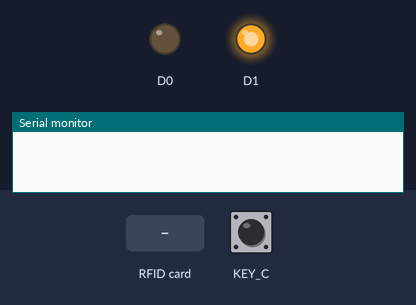
The sketch below on a simulated Seeed Wio Terminal. On the bench: output pins drawn as LEDs (lit = HIGH), the last lines printed to the serial monitor. Dashed ring = blinking. The inputs (shaded band) are chosen by the test bench; at power-on: KEY_C HIGH.

Above: at 1.2 s.
1.3 s: KEY_C pulled LOW for 0.15 s
At 1.4 s:
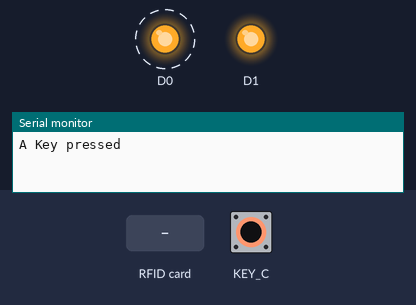
4.4 s: RFID card A6 B9 1A 3F held to the reader
At 5.2 s:
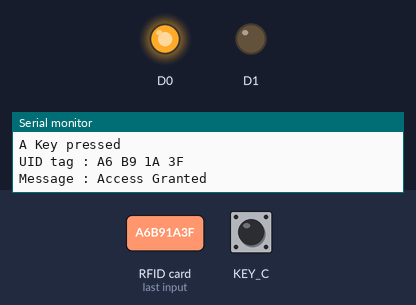
7.4 s: RFID card A7 B7 5D 7B held to the reader
9.5 s: KEY_C pulled LOW for 3.2 s
At 14.8 s:
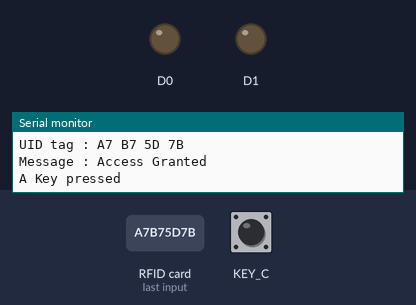
15.1 s: KEY_C pulled LOW for 1 s
At 15.22 s:
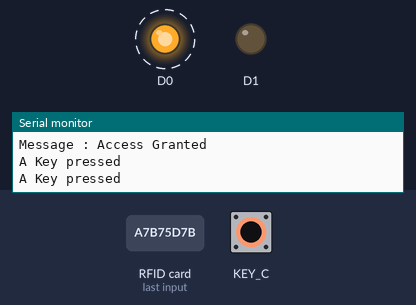
19.1 s: RFID card D7 2B 71 7B held to the reader
At 20.8 s:
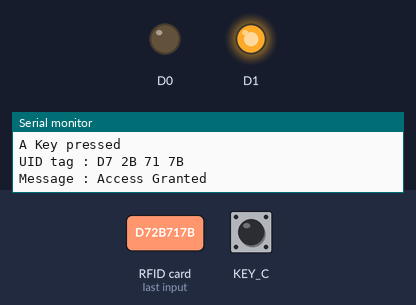
Timing chart, 0 to 23.6 s (numbered marks = the images above; inputs shaded):
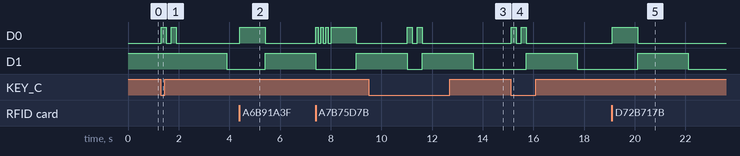

The sketch:

RFID_Lock_Wio_Terminal.ino
```cpp
// (licence header left out)
#include "MFRC522_I2C.h"

MFRC522 mfrc522(0x28);  // Create MFRC522 instance.  创建MFRC522实例

MFRC522::MIFARE_Key key;


void setup()
{
    pinMode(D1, OUTPUT);
    pinMode(D0, OUTPUT);
    digitalWrite(D1, HIGH);

    pinMode(WIO_KEY_A, INPUT_PULLUP);
    pinMode(WIO_KEY_B, INPUT_PULLUP);
    pinMode(WIO_KEY_C, INPUT_PULLUP);

    Wire.begin();  // Wire init, adding the I2C bus.  Wire初始化, 加入i2c总线
    Serial.begin(115200);
    mfrc522.PCD_Init();  // Init MFRC522.  初始化 MFRC522
}

void loop()
{


//    if (!mfrc522.PICC_IsNewCardPresent() ||
//        !mfrc522.PICC_ReadCardSerial()) {  //如果没有读取到新的卡片
//        delay(200);
//        return;
//    }
//
//    for (byte i = 0; i < mfrc522.uid.size;
//         i++)
//    {  // Output the stored UID data.  将存储的UID数据输出
//        Serial.print(mfrc522.uid.uidByte[i] < 0x10 ? " 0" : " ");
//        Serial.print(mfrc522.uid.uidByte[i], HEX);
//    }
//    Serial.println("");


  if (digitalRead(WIO_KEY_C) == LOW)
  {
  Serial.println("A Key pressed");
  digitalWrite(D0, HIGH);
  delay(200);
  digitalWrite(D0, LOW);
  delay(200);
  digitalWrite(D0, HIGH);
  delay(200);
  digitalWrite(D0, LOW);
  digitalWrite(D1, HIGH);
  delay(2000);
  digitalWrite(D1, LOW);
  }
  else
  {

  }

  if ( ! mfrc522.PICC_IsNewCardPresent())
  {
    return;
  }
  // Select one of the cards
  if ( ! mfrc522.PICC_ReadCardSerial())
  {
    return;
  }
  //Show UID on serial monitor
  Serial.print("UID tag :");
  String content= "";
  byte letter;
  for (byte i = 0; i < mfrc522.uid.size; i++)
  {
     Serial.print(mfrc522.uid.uidByte[i] < 0x10 ? " 0" : " ");
     Serial.print(mfrc522.uid.uidByte[i], HEX);
     content.concat(String(mfrc522.uid.uidByte[i] < 0x10 ? " 0" : " "));
     content.concat(String(mfrc522.uid.uidByte[i], HEX));
  }
  Serial.println();
  Serial.print("Message : ");
  content.toUpperCase();

  if (content.substring(1) == "A6 B9 1A 3F") //Gulshan IITD ID
  {
    Serial.println("Access Granted");
    Serial.println();
    openAccess();
  }

  if (content.substring(1) == "A7 B7 5D 7B") //Gulshan Keychain
  {
    Serial.println("Access Granted");
    Serial.println();
    openAccess();
  }

  else if (content.substring(1) == "D7 2B 71 7B") //Harshit Keychain
  {
    Serial.println("Access Granted");
    Serial.println();
    openAccess();
  }

  else if (content.substring(1) == "D7 5F 52 7B") //Master Access QL
  {
    Serial.println("Access Granted");
    Serial.println();
    openAccess();
  }

  else if (content.substring(1) == "04 85 3B 7A 68 19 90") //Saran Sticker
  {
    Serial.println("Access Granted");
    Serial.println();
    openAccess();
  }

  else if (content.substring(1) == "04 85 36 7A 68 19 90") //Bavath Sticker
  {
    Serial.println("Access Granted");
    Serial.println();
    openAccess();
  }

  else if (content.substring(1) == "04 85 46 7A 68 19 90") //Prasannaa Sticker
  {
    Serial.println("Access Granted");
    Serial.println();
    openAccess();
  }

  else if (content.substring(1) == "29 E5 12 E5")
  {
    Serial.println("Access Granted");
    Serial.println();
    openAccess();
  }

  else if (content.substring(1) == "47 7C 72 7A")
  {
    Serial.println("Access Granted");
    Serial.println();
    openAccess();
  }

  else if (content.substring(1) == "F9 10 1C B4")
  {
    Serial.println("Access Granted");
    Serial.println();
    openAccess();
  }

  else if (content.substring(1) == "09 B2 D8 B3")
  {
    Serial.println("Access Granted");
    Serial.println();
    openAccess();
  }

  else if (content.substring(1) == "79 A8 E1 B3")
  {
    Serial.println("Access Granted");
    Serial.println();
    openAccess();
  }

  else if (content.substring(1) == "A9 FC 10 B4")
  {
    Serial.println("Access Granted");
    Serial.println();
    openAccess();
  }

  else if (content.substring(1) == "C9 9B F1 B3")
  {
    Serial.println("Access Granted");
    Serial.println();
    openAccess();
  }

  else if (content.substring(1) == "04 85 85 7A 68 19 90")
  {
    Serial.println("Access Granted");
    Serial.println();
    openAccess();
  }

  else if (content.substring(1) == "04 85 82 7A 68 19 90")
  {
    Serial.println("Access Granted");
    Serial.println();
    openAccess();
  }

  else
  {
  digitalWrite(D0, HIGH);
  delay(100);
  digitalWrite(D0, LOW);
  delay(100);
  digitalWrite(D0, HIGH);
  delay(100);
  digitalWrite(D0, LOW);
  delay(100);
  digitalWrite(D0, HIGH);
  delay(100);
  digitalWrite(D0, LOW);
  delay(100);
  }

}

void openAccess()
{
  digitalWrite(D0, HIGH);
  delay(1000);
  digitalWrite(D0, LOW);

  digitalWrite(D1, HIGH);
  delay(2000);
  digitalWrite(D1, LOW);
}
```

Measured:
- after the input at 1.3 s, D0: alternates HIGH for 0.20 s and LOW for 0.20 s, 4 changes in all, then stays LOW, starting at once; D1: HIGH → LOW after 2.6 s
- after the input at 4.4 s, D0: LOW → HIGH at once, → LOW 1.0 s later; D1: LOW → HIGH after 1.0 s
- after the input at 9.5 s, D0: alternates HIGH for 0.20 s and LOW for 0.20 s, 4 changes in all, then stays LOW, starting after 1.5 s
- after the input at 15.1 s, D0: alternates HIGH for 0.20 s and LOW for 0.20 s, 4 changes in all, then stays LOW, starting at once; D1: LOW → HIGH after 0.62 s, → LOW 2.0 s later
- after the input at 19.1 s, D0: LOW → HIGH at once, → LOW 1.0 s later; D1: LOW → HIGH after 1.0 s, → LOW 2.0 s later
